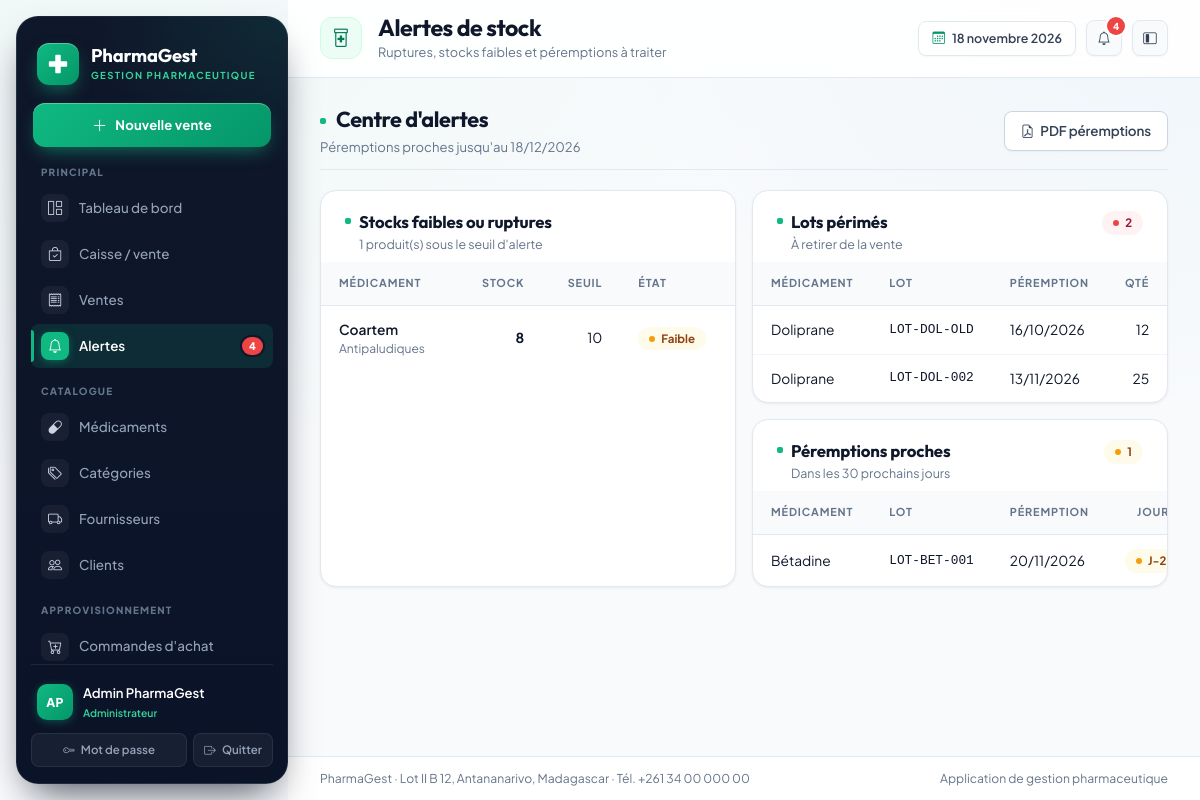
/stock/alertes/ (signed in), run on an earlier commit of the app's database.
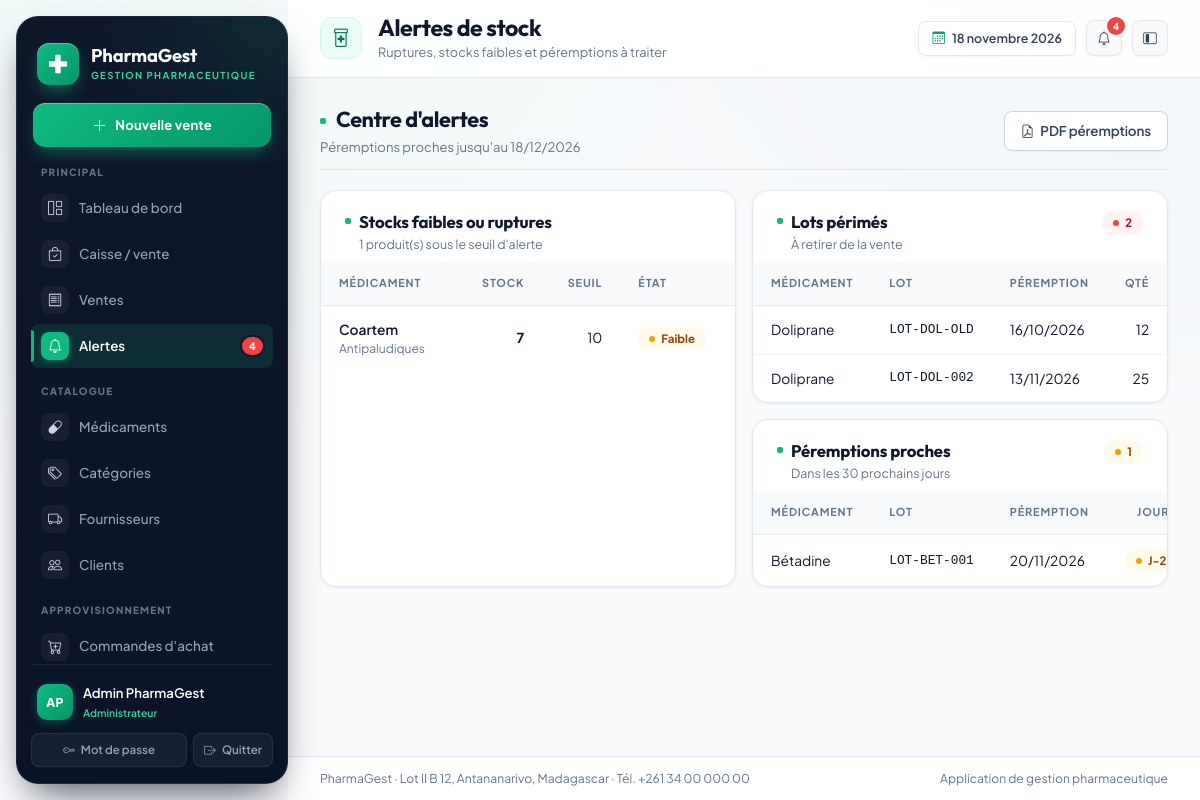
And on a later commit of the database.
### gestion/models.py (models this page shows, shortened)
class Medicament(models.Model):
    class Statut(models.TextChoices):
        ACTIF = "ACTIF", "Actif"
        ARCHIVE = "ARCHIVE", "Archivé"
    nom_commercial = models.CharField("nom commercial", max_length=180)
    denomination_generique = models.CharField(
        "dénomination générique", max_length=180, blank=True
    )
    categorie = models.ForeignKey(
        Categorie,
        verbose_name="catégorie",
        on_delete=models.PROTECT,
        related_name="medicaments",
    )
    forme_pharmaceutique = models.CharField(
        "forme pharmaceutique", max_length=80, blank=True
    )
    dosage = models.CharField("dosage", max_length=80, blank=True)
    laboratoire = models.CharField("laboratoire", max_length=160, blank=True)
    code_barres = models.CharField(
        "code-barres", max_length=80, unique=True, null=True, blank=True
    )
    photo = models.ImageField(
        "photo",
        upload_to="medicaments/%Y/%m/",
        blank=True,
        null=True,
        validators=[
            FileExtensionValidator(["jpg", "jpeg", "png", "webp"]),
            valider_taille_image,
        ],
    )
    prix_achat = models.DecimalField(
        "prix d'achat",
        max_digits=12,
        decimal_places=2,
        validators=[MinValueValidator(Decimal("0.01"))],
    )
    prix_vente = models.DecimalField(
        "prix de vente",
        max_digits=12,
        decimal_places=2,
        validators=[MinValueValidator(Decimal("0.01"))],
    )
    seuil_alerte = models.PositiveIntegerField("seuil d'alerte", default=10)
    statut = models.CharField(
        "statut", max_length=10, choices=Statut.choices, default=Statut.ACTIF
    )
    date_creation = models.DateTimeField("date de création", auto_now_add=True)
    date_modification = models.DateTimeField("date de modification", auto_now=True)
    class Meta:
        verbose_name = "médicament"
        verbose_name_plural = "médicaments"
        ordering = ["nom_commercial"]
        indexes = [
            models.Index(fields=["nom_commercial"]),
            models.Index(fields=["code_barres"]),
        ]

class Categorie(models.Model):
    nom = models.CharField("nom", max_length=120, unique=True)
    description = models.TextField("description", blank=True)
    date_creation = models.DateTimeField("date de création", auto_now_add=True)
    class Meta:
        verbose_name = "catégorie"
        verbose_name_plural = "catégories"
        ordering = ["nom"]

### gestion/views.py (the view)
# urls.py: path("stock/alertes/", views.alertes, name="alertes"),
@login_required
def alertes(request):
    aujourd_hui = timezone.localdate()
    limite = aujourd_hui + timedelta(days=settings.SEUIL_PEREMPTION_JOURS)
    stocks_faibles = (
        Medicament.objects.filter(statut=Medicament.Statut.ACTIF)
        .annotate(stock=Coalesce(Sum("lots__quantite"), 0))
        .filter(stock__lte=F("seuil_alerte"))
        .select_related("categorie")
        .order_by("stock")
    )
    lots_perimes = (
        LotStock.objects.filter(date_peremption__lt=aujourd_hui)
        .select_related("medicament")
        .order_by("date_peremption")
    )
    lots_proches = (
        LotStock.objects.filter(
            date_peremption__gte=aujourd_hui, date_peremption__lte=limite
        )
        .select_related("medicament")
        .order_by("date_peremption")
    )
    return render(
        request,
        "gestion/alertes.html",
        {
            "stocks_faibles": stocks_faibles,
            "lots_perimes": lots_perimes,
            "lots_proches": lots_proches,
            "limite": limite,
        },
    )

### gestion/models.py (called while the page is built)
    @property
    def nom_complet(self):
        return self.get_full_name() or self.username

    @property
    def est_admin(self):
        return self.is_superuser or self.role == self.Role.ADMIN

    @property
    def peut_vendre(self):
        return self.est_admin or self.role in {
            self.Role.PHARMACIEN,
            self.Role.CAISSIER,
        }

    @property
    def peut_voir_rapports(self):
        return self.est_admin or self.role in {
            self.Role.PHARMACIEN,
            self.Role.RESPONSABLE,
        }

    @property
    def jours_avant_peremption(self):
        return (self.date_peremption - timezone.localdate()).days

### gestion/templatetags/gestion_extras.py (called while the page is built)
@register.filter
def initiales(utilisateur):
    if hasattr(utilisateur, "nom_complet"):
        nom = utilisateur.nom_complet
    else:
        nom = str(utilisateur)
    morceaux = [m for m in nom.replace("-", " ").split(" ") if m]
    if not morceaux:
        return "?"
    if len(morceaux) == 1:
        return morceaux[0][:2].upper()
    return (morceaux[0][0] + morceaux[-1][0]).upper()

### templates/gestion/alertes.html (shortened to what the changed rows need)
{% extends "gestion/base.html" %}
{% load gestion_extras %}
{% block page_title %}Alertes de stock{% endblock %}
{% block contenu %}
<div class="pg-section-title">
  <div>
    <h2 class="mb-1">Centre d'alertes</h2>
  </div>
</div>
<div class="row g-3">
  <div class="col-lg-6">
    <div class="pg-card h-100">
      <div class="pg-table-wrap mt-2">
        <table class="table table-hover align-middle">
          <thead><tr><th>Médicament</th><th class="text-end">Stock</th><th class="text-end">Seuil</th><th>État</th></tr></thead>
          <tbody>
            {% for medicament in stocks_faibles %}
            <tr>
              <td>
                <a class="fw-semibold text-reset" href="{% url 'gestion:medicament_detail' medicament.pk %}">{{ medicament.nom_commercial }}</a>
                <div class="small pg-muted">{{ medicament.categorie.nom }}</div>
              </td>
              <td class="text-end fw-bold">{{ medicament.stock }}</td>
              <td class="text-end pg-muted">{{ medicament.seuil_alerte }}</td>
              <td>
                {% if medicament.stock == 0 %}<span class="pg-badge pg-badge-red">Rupture</span>
                {% else %}<span class="pg-badge pg-badge-amber">Faible</span>{% endif %}
              </td>
            </tr>
            {% empty %}
            <tr><td colspan="4" class="pg-empty"><i class="bi bi-check2-circle"></i>Aucun stock faible.</td></tr>
            {% endfor %}
          </tbody>
        </table>
      </div>
    </div>
  </div>
  <div class="col-lg-6">
    <div class="pg-card mb-3">
      <div class="pg-table-wrap mt-2">
        <table class="table align-middle">
          <thead><tr><th>Médicament</th><th>Lot</th><th>Péremption</th><th class="text-end">Qté</th></tr></thead>
        </table>
      </div>
    </div>
    <div class="pg-card">
      <div class="pg-table-wrap mt-2">
        <table class="table align-middle">
          <thead><tr><th>Médicament</th><th>Lot</th><th>Péremption</th><th class="text-end">Jours</th><th class="text-end">Qté</th></tr></thead>
        </table>
      </div>
    </div>
  </div>
</div>
{% endblock %}

What changed in the data, as far as the page shows it:
changed Medicament "Coartem": stock "8" → "7"
